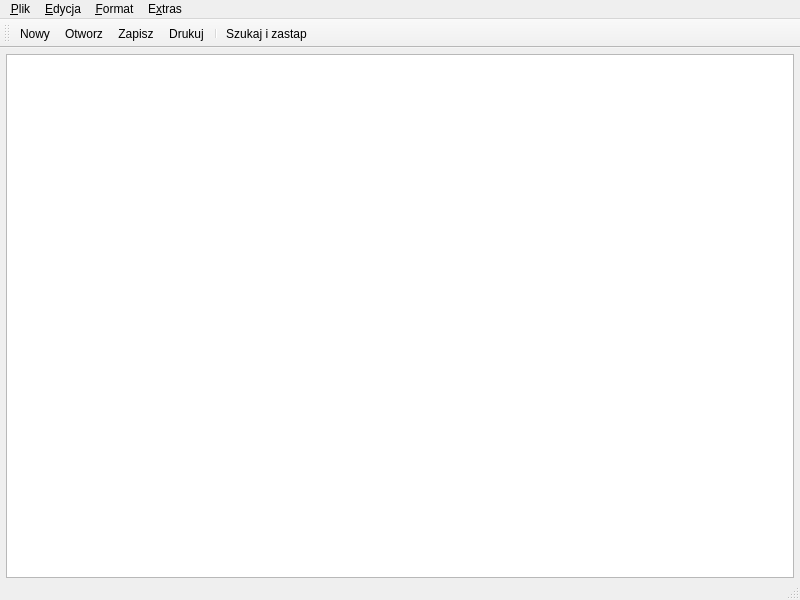
<?xml version="1.0" encoding="UTF-8"?>
<ui version="4.0">
 <class>MainWindow</class>
 <widget class="QMainWindow" name="MainWindow">
  <property name="geometry">
   <rect>
    <x>0</x>
    <y>0</y>
    <width>800</width>
    <height>600</height>
   </rect>
  </property>
  <property name="windowTitle">
   <string>Edytor</string>
  </property>
  <property name="windowIcon">
   <iconset>
    <normaloff>App.png</normaloff>App.png</iconset>
  </property>
  <widget class="QWidget" name="centralwidget">
   <layout class="QFormLayout" name="formLayout">
    <property name="leftMargin">
     <number>6</number>
    </property>
    <property name="topMargin">
     <number>6</number>
    </property>
    <property name="rightMargin">
     <number>6</number>
    </property>
    <property name="bottomMargin">
     <number>0</number>
    </property>
    <item row="0" column="0" colspan="2">
     <widget class="QTextEdit" name="textEdit"/>
    </item>
   </layout>
  </widget>
  <widget class="QMenuBar" name="menubar">
   <property name="geometry">
    <rect>
     <x>0</x>
     <y>0</y>
     <width>800</width>
     <height>31</height>
    </rect>
   </property>
   <widget class="QMenu" name="menuMenu">
    <property name="title">
     <string>&amp;Plik</string>
    </property>
    <addaction name="actionNowy"/>
    <addaction name="actionOtworz"/>
    <addaction name="actionZapisz"/>
    <addaction name="actionZapiszJako"/>
    <addaction name="separator"/>
    <addaction name="actionPodgladWydruku"/>
    <addaction name="actionDrukuj"/>
    <addaction name="actionUstawieniaWydruku"/>
    <addaction name="separator"/>
    <addaction name="actionKoniec"/>
   </widget>
   <widget class="QMenu" name="menuFormat">
    <property name="title">
     <string>&amp;Format</string>
    </property>
    <addaction name="actionTextWrap"/>
    <addaction name="actionTextKursiwe"/>
   </widget>
   <widget class="QMenu" name="menuEdycja">
    <property name="title">
     <string>&amp;Edycja</string>
    </property>
    <addaction name="actionCofnij"/>
    <addaction name="actionPonow"/>
    <addaction name="separator"/>
    <addaction name="actionWytnij"/>
    <addaction name="actionKopiuj"/>
    <addaction name="actionWklej"/>
    <addaction name="separator"/>
    <addaction name="actionSzukajIZastap"/>
   </widget>
   <widget class="QMenu" name="menuEXtras">
    <property name="title">
     <string>E&amp;xtras</string>
    </property>
    <widget class="QMenu" name="menuJezyk">
     <property name="title">
      <string>&amp;Jezyk</string>
     </property>
     <addaction name="actionPolski"/>
     <addaction name="actionAngielski"/>
     <addaction name="actionNiemiecki"/>
    </widget>
    <addaction name="menuJezyk"/>
   </widget>
   <addaction name="menuMenu"/>
   <addaction name="menuEdycja"/>
   <addaction name="menuFormat"/>
   <addaction name="menuEXtras"/>
  </widget>
  <widget class="QStatusBar" name="statusbar"/>
  <widget class="QToolBar" name="toolBar">
   <property name="windowTitle">
    <string>toolBar</string>
   </property>
   <attribute name="toolBarArea">
    <enum>TopToolBarArea</enum>
   </attribute>
   <attribute name="toolBarBreak">
    <bool>false</bool>
   </attribute>
   <addaction name="actionNowy"/>
   <addaction name="actionOtworz"/>
   <addaction name="actionZapisz"/>
   <addaction name="actionDrukuj"/>
   <addaction name="separator"/>
   <addaction name="actionSzukajIZastap"/>
  </widget>
  <action name="actionKoniec">
   <property name="icon">
    <iconset>
     <normaloff>Exit.png</normaloff>Exit.png</iconset>
   </property>
   <property name="text">
    <string>Koni&amp;ec</string>
   </property>
  </action>
  <action name="actionNowy">
   <property name="icon">
    <iconset>
     <normaloff>New.png</normaloff>New.png</iconset>
   </property>
   <property name="text">
    <string>&amp;Nowy</string>
   </property>
   <property name="shortcut">
    <string>Ctrl+N</string>
   </property>
  </action>
  <action name="actionOtworz">
   <property name="icon">
    <iconset>
     <normaloff>Open.png</normaloff>Open.png</iconset>
   </property>
   <property name="text">
    <string>&amp;Otworz</string>
   </property>
   <property name="shortcut">
    <string>Ctrl+O</string>
   </property>
  </action>
  <action name="actionZapisz">
   <property name="icon">
    <iconset>
     <normaloff>Save.png</normaloff>Save.png</iconset>
   </property>
   <property name="text">
    <string>Zapi&amp;sz</string>
   </property>
   <property name="shortcut">
    <string>Ctrl+S</string>
   </property>
  </action>
  <action name="actionZapiszJako">
   <property name="text">
    <string>Z&amp;apisz jako...</string>
   </property>
  </action>
  <action name="actionTextWrap">
   <property name="checkable">
    <bool>true</bool>
   </property>
   <property name="checked">
    <bool>true</bool>
   </property>
   <property name="text">
    <string>Za&amp;wijanie wierszy</string>
   </property>
   <property name="shortcut">
    <string>Ctrl+W</string>
   </property>
  </action>
  <action name="actionKopiuj">
   <property name="text">
    <string>Kopiuj</string>
   </property>
   <property name="shortcut">
    <string>Ctrl+C</string>
   </property>
  </action>
  <action name="actionWklej">
   <property name="text">
    <string>Wklej</string>
   </property>
   <property name="shortcut">
    <string>Ctrl+V</string>
   </property>
  </action>
  <action name="actionWytnij">
   <property name="text">
    <string>Wytnij</string>
   </property>
   <property name="shortcut">
    <string>Ctrl+X</string>
   </property>
  </action>
  <action name="actionPonow">
   <property name="text">
    <string>Ponow</string>
   </property>
  </action>
  <action name="actionCofnij">
   <property name="icon">
    <iconset>
     <normaloff>Search.jpg</normaloff>Search.jpg</iconset>
   </property>
   <property name="text">
    <string>Cofnij</string>
   </property>
   <property name="shortcut">
    <string>Ctrl+Z</string>
   </property>
  </action>
  <action name="actionTextKursiwe">
   <property name="checkable">
    <bool>true</bool>
   </property>
   <property name="text">
    <string>Kursywa</string>
   </property>
   <property name="shortcut">
    <string>Ctrl+I</string>
   </property>
  </action>
  <action name="actionDrukuj">
   <property name="icon">
    <iconset>
     <normaloff>Print.png</normaloff>Print.png</iconset>
   </property>
   <property name="text">
    <string>&amp;Drukuj</string>
   </property>
   <property name="shortcut">
    <string>Ctrl+P</string>
   </property>
  </action>
  <action name="actionPodgladWydruku">
   <property name="icon">
    <iconset>
     <normaloff>PagePreview.png</normaloff>PagePreview.png</iconset>
   </property>
   <property name="text">
    <string>Podglad &amp;wydruku</string>
   </property>
  </action>
  <action name="actionUstawieniaWydruku">
   <property name="icon">
    <iconset>
     <normaloff>PageSetup.png</normaloff>PageSetup.png</iconset>
   </property>
   <property name="text">
    <string>Ustawienia wydruku</string>
   </property>
   <property name="toolTip">
    <string>Ustawienia wydruku</string>
   </property>
  </action>
  <action name="actionPolski">
   <property name="checkable">
    <bool>true</bool>
   </property>
   <property name="checked">
    <bool>true</bool>
   </property>
   <property name="text">
    <string>&amp;Polski</string>
   </property>
  </action>
  <action name="actionAngielski">
   <property name="checkable">
    <bool>true</bool>
   </property>
   <property name="text">
    <string>&amp;Angielski</string>
   </property>
  </action>
  <action name="actionNiemiecki">
   <property name="checkable">
    <bool>true</bool>
   </property>
   <property name="text">
    <string>&amp;Niemiecki</string>
   </property>
  </action>
  <action name="actionSzukajIZastap">
   <property name="icon">
    <iconset>
     <normaloff>SearchTransparent.png</normaloff>SearchTransparent.png</iconset>
   </property>
   <property name="text">
    <string>&amp;Szukaj i zastap</string>
   </property>
  </action>
 </widget>
 <resources/>
 <connections>
  <connection>
   <sender>actionCofnij</sender>
   <signal>triggered()</signal>
   <receiver>textEdit</receiver>
   <slot>undo()</slot>
   <hints>
    <hint type="sourcelabel">
     <x>-1</x>
     <y>-1</y>
    </hint>
    <hint type="destinationlabel">
     <x>399</x>
     <y>300</y>
    </hint>
   </hints>
  </connection>
  <connection>
   <sender>actionKopiuj</sender>
   <signal>changed()</signal>
   <receiver>textEdit</receiver>
   <slot>copy()</slot>
   <hints>
    <hint type="sourcelabel">
     <x>-1</x>
     <y>-1</y>
    </hint>
    <hint type="destinationlabel">
     <x>399</x>
     <y>300</y>
    </hint>
   </hints>
  </connection>
  <connection>
   <sender>actionWytnij</sender>
   <signal>triggered()</signal>
   <receiver>textEdit</receiver>
   <slot>cut()</slot>
   <hints>
    <hint type="sourcelabel">
     <x>-1</x>
     <y>-1</y>
    </hint>
    <hint type="destinationlabel">
     <x>399</x>
     <y>300</y>
    </hint>
   </hints>
  </connection>
  <connection>
   <sender>actionWklej</sender>
   <signal>triggered()</signal>
   <receiver>textEdit</receiver>
   <slot>paste()</slot>
   <hints>
    <hint type="sourcelabel">
     <x>-1</x>
     <y>-1</y>
    </hint>
    <hint type="destinationlabel">
     <x>399</x>
     <y>300</y>
    </hint>
   </hints>
  </connection>
  <connection>
   <sender>actionPonow</sender>
   <signal>triggered()</signal>
   <receiver>textEdit</receiver>
   <slot>redo()</slot>
   <hints>
    <hint type="sourcelabel">
     <x>-1</x>
     <y>-1</y>
    </hint>
    <hint type="destinationlabel">
     <x>399</x>
     <y>300</y>
    </hint>
   </hints>
  </connection>
  <connection>
   <sender>actionTextKursiwe</sender>
   <signal>toggled(bool)</signal>
   <receiver>textEdit</receiver>
   <slot>setFontItalic(bool)</slot>
   <hints>
    <hint type="sourcelabel">
     <x>-1</x>
     <y>-1</y>
    </hint>
    <hint type="destinationlabel">
     <x>399</x>
     <y>300</y>
    </hint>
   </hints>
  </connection>
 </connections>
</ui>
